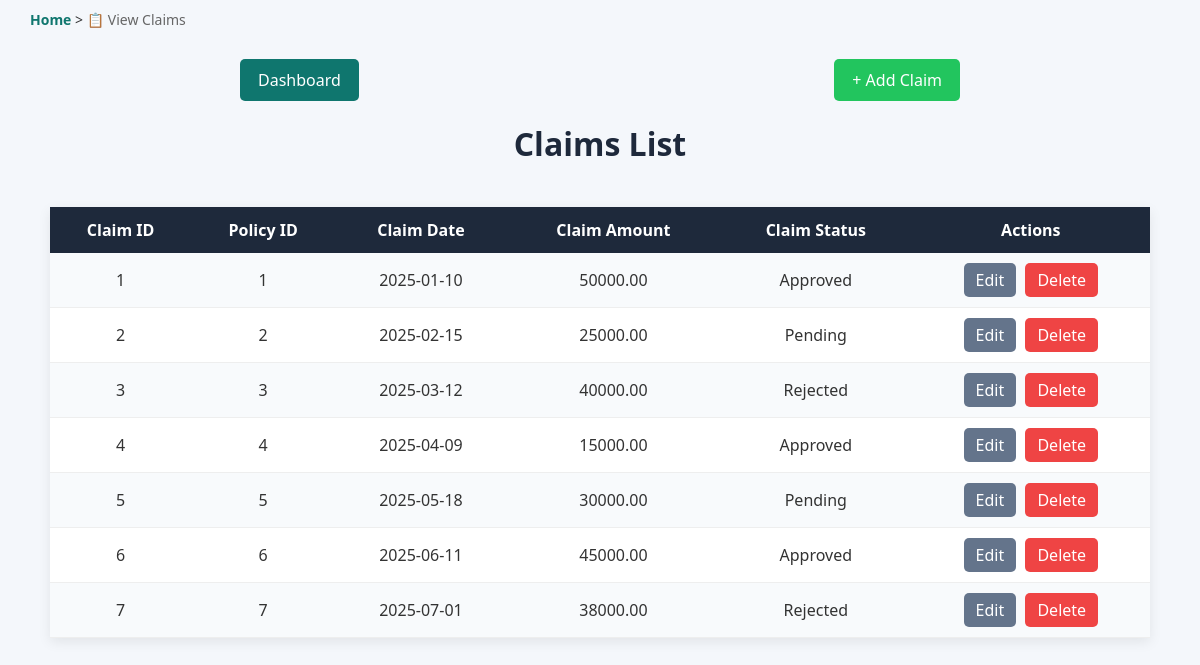
Page /claims/view_claims.php on the committed database.
### tables this page shows
CREATE TABLE claims (claim_id INT AUTO_INCREMENT PRIMARY KEY, policy_id INT NOT NULL, claim_date DATE NOT NULL, claim_amount DECIMAL(10,2) NOT NULL,
 claim_status VARCHAR(20) DEFAULT 'Pending',
 FOREIGN KEY (policy_id) REFERENCES policies(policy_id) ON DELETE CASCADE);

### claims/view_claims.php (the view, shortened to what this page needs)
<?php include '../db_config.php'; ?>
<!DOCTYPE html>
<html lang="en">
<head>
<link rel="stylesheet" href="../styles.css">
</head>
<body>
<div class="breadcrumb">
<a href="../index.php">Home</a>
>
<span>📋 View Claims</span>
</div>
<div class="action-bar">
<a href="../index.php" class="back-button">
Dashboard
</a>
<a href="add_claim.php" class="add-button">
+ Add Claim
</a>
</div>
    <h1>Claims List</h1>
<div class="table-wrapper">
<table>
        <tr>
            <th>Claim ID</th>
            <th>Policy ID</th>
            <th>Claim Date</th>
            <th>Claim Amount</th>
            <th>Claim Status</th>
            <th>Actions</th>
        </tr>
        <?php
$sql = "SELECT * FROM claims";
$result = $conn->query($sql);
if ($result->num_rows > 0) {
while($row = $result->fetch_assoc()) {
?>
<tr>
<td><?= $row['claim_id']; ?></td>
<td><?= $row['policy_id']; ?></td>
<td><?= $row['claim_date']; ?></td>
<td><?= $row['claim_amount']; ?></td>
<td><?= $row['claim_status']; ?></td>
<td>
<a class="edit-btn"
href="edit_claims.php?id=<?= $row['claim_id']; ?>">
Edit
</a>
<a class="delete-btn"
onclick="return confirm('Delete this record?')"
href="delete_claims.php?id=<?= $row['claim_id']; ?>">
Delete
</a>
</td>
</tr>
<?php
}
} else {
echo "<tr>
<td colspan='6'>No claim found.</td>
</tr>";
}
?>
    </table>
</div>
</body>
</html>

### styles.css (style rules this page uses)
:root { --primary:#0f766e; --secondary:#1e293b; --success:#22c55e; --warning:#6366f1; --danger:#ef4444; --light:#f4f7fb; --text:#333; --border:#d1d5db; --shadow:0 4px 12px rgba(0,0,0,0.08); }
body { font-family:Segoe UI,sans-serif; margin:0; background:var(--light); color:var(--text); }
h1 { text-align:center; color:var(--secondary); }
.action-bar { width:60%; margin:20px auto; display:flex; justify-content:space-between; align-items:center; margin-bottom:20px; }
table { width:95%; margin:20px auto; border-collapse:collapse; background:white; box-shadow:var(--shadow); }
th { background:var(--secondary); color:white; padding:12px; }
td { padding:10px; text-align:center; border-bottom:1px solid #eee; }
tr:nth-child(even) { background:#f8fafc; }
.breadcrumb { width:95%; margin:auto; padding:10px 0; font-size:14px; }
.breadcrumb a { text-decoration:none; color:var(--primary); font-weight:600; }
.breadcrumb span { color:#666; }
.back-button { display:inline-block; padding:10px 18px; background:#0f766e; color:white; text-decoration:none; border-radius:5px; transition:0.3s; }
.add-button { display:inline-block; padding:10px 18px; background:#22c55e; color:white; text-decoration:none; border-radius:5px; transition:0.3s; }
.edit-btn { display:inline-block; padding:6px 12px; background:#64748b; color:white; text-decoration:none; border-radius:5px; margin-right:5px; transition:0.3s; }
.delete-btn { display:inline-block; padding:6px 12px; background:#ef4444; color:white; text-decoration:none; border-radius:5px; transition:0.3s; }
.table-wrapper { width:95%; margin:auto; overflow-x:auto; }
.table-wrapper table { min-width:1100px; }

### rows in the picture
claims: claim_id "1", policy "1", claim_date "2025-01-10", claim_amount "50000.00", claim_status "Approved"
claims: claim_id "2", policy "2", claim_date "2025-02-15", claim_amount "25000.00", claim_status "Pending"
claims: claim_id "3", policy "3", claim_date "2025-03-12", claim_amount "40000.00", claim_status "Rejected"
claims: claim_id "4", policy "4", claim_date "2025-04-09", claim_amount "15000.00", claim_status "Approved"
claims: claim_id "5", policy "5", claim_date "2025-05-18", claim_amount "30000.00", claim_status "Pending"
claims: claim_id "6", policy "6", claim_date "2025-06-11", claim_amount "45000.00", claim_status "Approved"
claims: claim_id "7", policy "7", claim_date "2025-07-01", claim_amount "38000.00", claim_status "Rejected"
